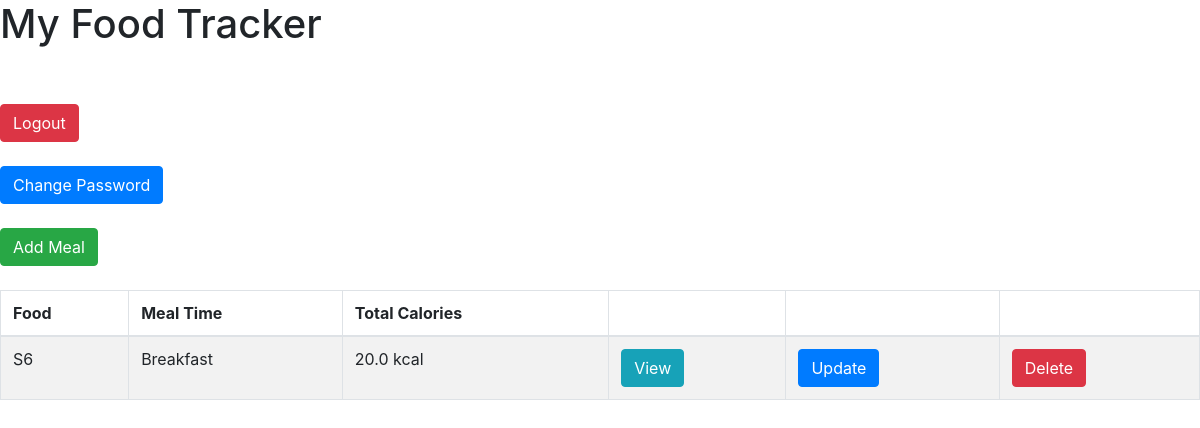
/index, run on the app's committed database.
### food/models.py (models this page shows, shortened)
class Meal(models.Model):
    BREAKFAST = 1
    MORNING_SNACK = 2
    LUNCH = 3
    AFTERNOON_SNACK = 4
    DINNER = 5
    EVENING_SNACK = 6
    MEAL_TIME_TYPES = (
        (BREAKFAST, "Breakfast"),
        (MORNING_SNACK, "Morning Snack"),
        (LUNCH, "Lunch"),
        (AFTERNOON_SNACK, "Afternoon Snack"),
        (DINNER, "Dinner"),
        (EVENING_SNACK, "Evening Snack")
     )
    food = models.ForeignKey(Food, verbose_name="Food",on_delete = models.CASCADE)
    serving_size = models.IntegerField(verbose_name="Serving Size")
    meal_time = models.IntegerField(verbose_name="Meal Time", choices=MEAL_TIME_TYPES)
    def get_total_calories(self):
        return self.serving_size * self.food.calories

class Food(models.Model):
    name = models.CharField(verbose_name="Food Name", max_length=200)
    calories = models.FloatField(verbose_name="Calories (kcal)")
    total_fat = models.FloatField(verbose_name="Total Fat (g)")
    saturated_fat = models.FloatField(verbose_name="Saturated Fat (g)")
    cholesterol = models.FloatField(verbose_name="Cholesterol (mg)")
    sodium = models.FloatField(verbose_name="Sodium (mg)")
    total_carbohydrate = models.FloatField(verbose_name="Total Carbohydrate (g)")
    dietary_fibre = models.FloatField(verbose_name="Dietary Fibre (g)")
    sugar = models.FloatField(verbose_name="Sugar (g)")
    protein = models.FloatField(verbose_name="Protein (g)")

### food/views.py (the view)
# urls.py: url(r'^index$', index, name='index'),
def index(request):
	template = 'list.html'
	meals = Meal.objects.all()
	context = {
		'meals': meals,
	}
	return render(request, template, context)

### templates/list.html (shortened to what this page needs)
<html>
	<head>
		<link rel="stylesheet" href="https://stackpath.bootstrapcdn.com/bootstrap/4.1.1/css/bootstrap.min.css">
	</head>
	<body>
		<h1>My Food Tracker</h1> <br /><br />
		<a href ="{%url 'auth_logout'%}" class="btn btn-danger">Logout</a> <br/><br/>
		<a href ="{%url 'auth_password_change' %}" class="btn btn-primary">Change Password</a> <br/><br/>
		<a href="{% url 'food:add-meal' %}" class="btn btn-success">Add Meal</a> <br /><br />
		<table class="table table-striped table-bordered">
			<thead>
				<tr>
					<th>Food</th>
					<th>Meal Time</th>
					<th>Total Calories</th>
					<th></th>
					<th></th>
					<th></th>
				</tr>
			</thead>
			<tbody>
				{% for meal in meals %}
				<tr>
					<td>{{ meal.food.name }}</td>
					<td>{{ meal.get_meal_time_display }}</td>
					<td>{{ meal.get_total_calories }} kcal</td>
					<td>
						<a href="{% url 'food:view-meal' meal.id %}" class="btn btn-info">View</a>
					</td>
					<td>
						<a href="{% url 'food:update-meal' meal.id %}" class="btn btn-primary">Update</a>
					</td>
					<td>
						<a href="{% url 'food:delete-meal' meal.id %}" class="btn btn-danger">Delete</a>
					</td>
				</tr>
				{% empty %}
				<tr>
					<td colspan=6>No meals yet</td>
				</tr>
				{% endfor %}
			</tbody>
		</table>
	</body>
</html>

### data on the page
Meal: food.name "S6", meal_time "Breakfast", get_total_calories "20.0"
